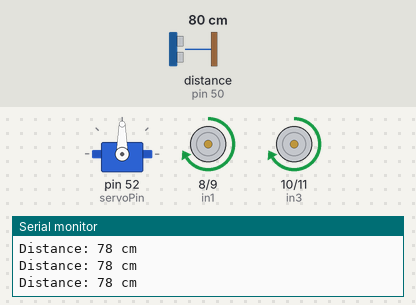
The sketch below on a simulated Arduino Mega 2560, built with avr-gcc and run on an emulated ATmega2560. Parts: servo, motor-driver pin pairs drawn as motors (green arrow = first pin HIGH = forward, orange = second pin HIGH = backward, longer = more drive, scaled by the enable pin), the last lines printed to the serial monitor. Wiring (inferred from the names in the program): ultrasonic range finder: trigger pin 48; echo pin 50. The test bench sets the inputs (shaded band); at power-on: distance to the obstacle (sensor on pin 50) 80 cm. The echo pulse lasts 58.3 µs per cm.

Above: at 1.2 s.
1.3 s: distance to the obstacle (sensor on pin 50) set to 23 cm
2.8 s: distance to the obstacle (sensor on pin 50) set to 18 cm
At 3.2 s:
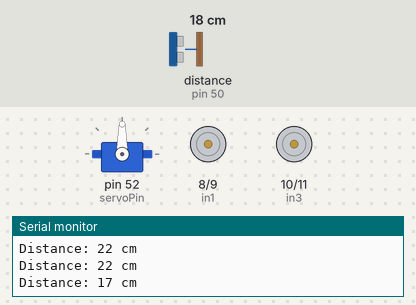
At 3.8 s:
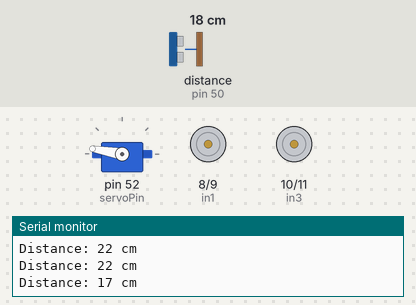
5.8 s: distance to the obstacle (sensor on pin 50) set to 35 cm
8.8 s: distance to the obstacle (sensor on pin 50) set to 2 cm
At 10.4 s:
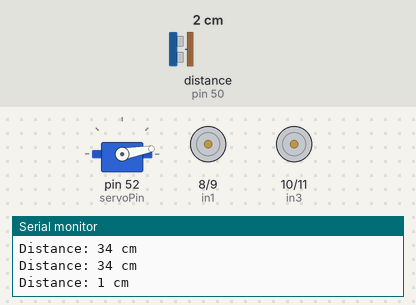
Timing chart, 0 to 12.8 s (numbered marks = the images above; inputs shaded):
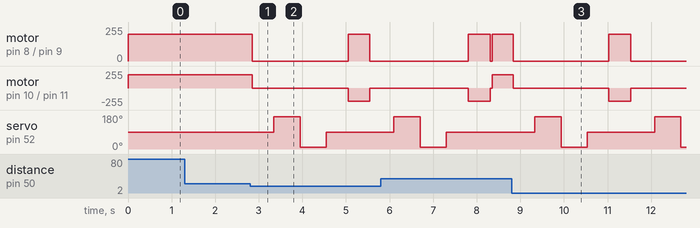

Measured:
- the behaviour switches between 21 and 20 cm on distance to the obstacle (sensor on pin 50) (found by bisection; images 0 and 1)
- after the input at 2.8 s, motor on pin 8 (in1) / pin 9 (in2): forward 200/255 → stopped at once, → forward 200/255 2.2 s later, → stopped 0.50 s later; motor on pin 10 (in3) / pin 11 (in4): forward 200/255 → stopped at once, → backward 200/255 2.2 s later, → stopped 0.50 s later
- after the input at 8.8 s, motor on pin 8 (in1) / pin 9 (in2): forward 200/255 → stopped at once, → forward 200/255 2.2 s later, → stopped 0.50 s later; motor on pin 10 (in3) / pin 11 (in4): forward 200/255 → stopped at once, → backward 200/255 2.2 s later, → stopped 0.50 s later

The sketch:

OBST-WTR-RBT.ino
```cpp
#include <Servo.h>

Servo myservo;
const int trigPin = 48;
const int echoPin = 50;
const int servoPin = 52;
const int enA = 6;
const int in1 = 8;
const int in2 = 9;
const int in3 = 10;
const int in4 = 11;
const int enB = 7;

long duration;
int distance;
int servoPos = 90;

void setup() {
  pinMode(trigPin, OUTPUT);
  pinMode(echoPin, INPUT);
  pinMode(enA, OUTPUT);
  pinMode(in1, OUTPUT);
  pinMode(in2, OUTPUT);
  pinMode(in3, OUTPUT);
  pinMode(in4, OUTPUT);
  pinMode(enB, OUTPUT);
  myservo.attach(servoPin);
  myservo.write(servoPos);
  Serial.begin(9600);
}

void loop() {
  distance = getDistance();
  Serial.print("Distance: ");
  Serial.print(distance);
  Serial.println(" cm");

  if (distance < 20) {
    stopRobot();
    delay(500);
    checkDirection();
  } else {
    moveForward();
  }
  delay(50);
}

int getDistance() {
  digitalWrite(trigPin, LOW);
  delayMicroseconds(2);
  digitalWrite(trigPin, HIGH);
  delayMicroseconds(10);
  digitalWrite(trigPin, LOW);
  duration = pulseIn(echoPin, HIGH);
  return duration * 0.034 / 2;
}

void moveForward() {
  digitalWrite(in1, HIGH);
  digitalWrite(in2, LOW);
  digitalWrite(in3, HIGH);
  digitalWrite(in4, LOW);
  analogWrite(enA, 200);
  analogWrite(enB, 200);
}

void stopRobot() {
  digitalWrite(in1, LOW);
  digitalWrite(in2, LOW);
  digitalWrite(in3, LOW);
  digitalWrite(in4, LOW);
  analogWrite(enA, 0);
  analogWrite(enB, 0);
}

void moveBackward() {
  digitalWrite(in1, LOW);
  digitalWrite(in2, HIGH);
  digitalWrite(in3, LOW);
  digitalWrite(in4, HIGH);
  analogWrite(enA, 200);
  analogWrite(enB, 200);
}

void turnLeft() {
  digitalWrite(in1, LOW);
  digitalWrite(in2, HIGH);
  digitalWrite(in3, HIGH);
  digitalWrite(in4, LOW);
  analogWrite(enA, 200);
  analogWrite(enB, 200);
  delay(500);
  stopRobot();
}

void turnRight() {
  digitalWrite(in1, HIGH);
  digitalWrite(in2, LOW);
  digitalWrite(in3, LOW);
  digitalWrite(in4, HIGH);
  analogWrite(enA, 200);
  analogWrite(enB, 200);
  delay(500);
  stopRobot();
}

void checkDirection() {
  int leftDistance, rightDistance;

  myservo.write(170);
  delay(500);
  leftDistance = getDistance();
  delay(100);

  myservo.write(10);
  delay(500);
  rightDistance = getDistance();
  delay(100);

  myservo.write(90);
  delay(500);

  if (leftDistance > rightDistance) {
    turnLeft();
  } else {
    turnRight();
  }
}
```
